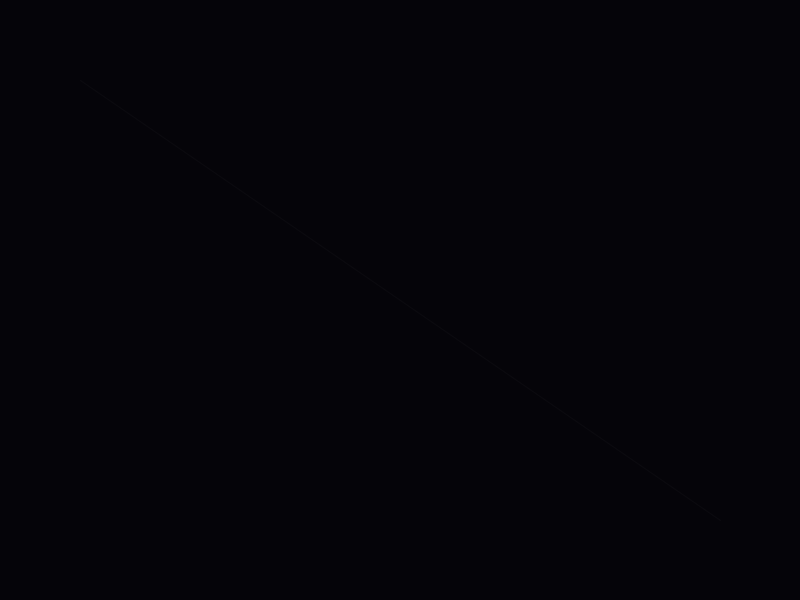
Frame 1 (no input)
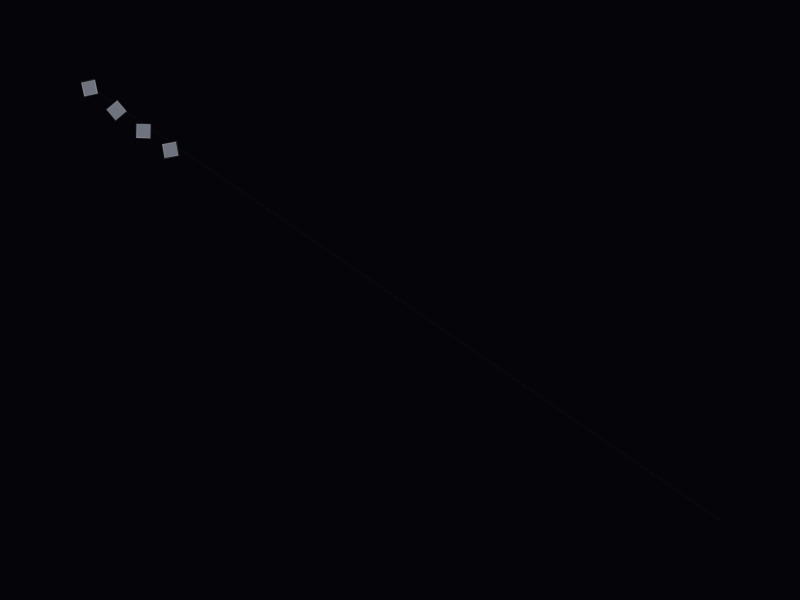
Frame 60 (the mouse pressed at the canvas centre just before this capture)
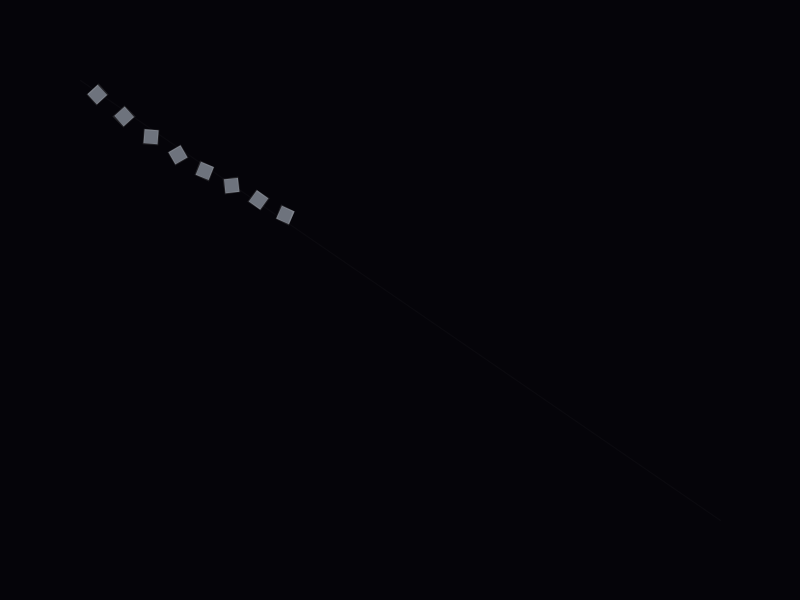
Frame 120 (the mouse held since frame 60 and released just before this capture)

The Processing sketch that drew these frames (run headless with seeded random() and noise(); from frame 60 on, the mouse is pressed at the canvas centre):

// Processing sketch: Identidad
// ── Identidad.pde
/*
 * OBRA DE ARTE GENERATIVO: "La Ruptura de la Línea" (Versión Processing Pura - Corregida)
 * - 1er Click: Detiene la fila en el centro.
 * - Movimiento rápido del mouse sobre el cuadrado central (Shake): Activa colores pastel aleatorios.
 * - 2do Click: Define la trayectoria OPUESTA. Los cuadrados rebeldes se disparan con gradientes.
 * - Reinicio automático tras 9 segundos.
 */

ArrayList<Square> squares;
float flowSpeed = 0.003f;
int spawnRate = 14; 

// Puntos de control vectoriales
PVector startPoint;
PVector endPoint;
PVector breakPoint;
PVector targetPoint;
PVector newEndPoint;

// Estados del sistema: 
// 0: Conformidad, 1: Congelado/Esperando agitación, 2: Cargado/Esperando dirección, 3: Disparo opuesto, 4: Retorno
int appState = 0; 
int activeColor;
boolean spawnColored = false;
Square selectedSquare = null;
float breakT = 0.0f;

// Factores físicos de transición
float stopFactor = 0.0f;
float pathMorphFactor = 0.0f;
float colorResetFactor = 1.0f;

// Temporizadores y agitación
int timerStart = 0;
int timerDuration = 9000; // Duración aumentada a 9 segundos para mayor apreciación
float shakeProgress = 0;
float shakeTarget = 150;

// Partículas decorativas de impacto
ArrayList<Particle> particles;

// Colores pastel
int[] pastelColors;

void setup() {
  size(800, 600);
  smooth(8);
  rectMode(CENTER);
  
  squares = new ArrayList<Square>();
  particles = new ArrayList<Particle>();
  
  startPoint = new PVector(80, 80);
  endPoint = new PVector(width - 80, height - 80);
  breakPoint = new PVector(width / 2, height / 2);
  targetPoint = new PVector(0, 0);
  newEndPoint = new PVector(0, 0);
  
  activeColor = color(110, 115, 125);
  
  // Inicializar paleta pastel
  pastelColors = new int[] {
    color(255, 183, 178), color(255, 218, 193), color(226, 240, 203), 
    color(191, 252, 198), color(199, 206, 234), color(255, 154, 162), 
    color(232, 197, 229), color(175, 228, 222), color(252, 225, 212)
  };
}

void draw() {
  // Fondo sólido (Elimina por completo la acumulación de luz y las estelas de barrido)
  background(5, 4, 9);

  // Generación constante de figuras
  if (frameCount % spawnRate == 0) {
    squares.add(new Square());
  }

  // Dibujar sutil línea de flujo de fondo
  stroke(255, 255, 255, 6);
  strokeWeight(1);
  line(startPoint.x, startPoint.y, endPoint.x, endPoint.y);

  // Detección de agitación del mouse en el centro (Estados 1 y 2)
  if (appState == 1) {
    float d = dist(mouseX, mouseY, breakPoint.x, breakPoint.y);
    if (d < 50) {
      float speed = dist(mouseX, mouseY, pmouseX, pmouseY);
      if (speed > 10) {
        shakeProgress += speed * 0.15f;
        
        // Chispas de agitación cinética
        if (frameCount % 3 == 0) {
          activeColor = pastelColors[int(random(pastelColors.length))];
          createExplosion(breakPoint.x, breakPoint.y, activeColor, 2);
        }
        
        if (shakeProgress >= shakeTarget) {
          createExplosion(breakPoint.x, breakPoint.y, activeColor, 35);
          appState = 2; // Cargado y listo
        }
      }
    }
  }

  // Dibujar vector de trayectoria si está disparando (Estado 3)
  if (appState == 3) {
    stroke(activeColor, 30);
    strokeWeight(1);
    line(startPoint.x, startPoint.y, breakPoint.x, breakPoint.y);
    line(breakPoint.x, breakPoint.y, newEndPoint.x, newEndPoint.y);
  }

  // Actualizar y dibujar cuadrados
  for (int i = squares.size() - 1; i >= 0; i--) {
    Square s = squares.get(i);
    s.update();
    s.display();
    
    // Detección física de límites de pantalla para evitar el retorno forzado/snap back de figuras lejanas
    boolean outOfBounds = (s.pos.x < -50 || s.pos.x > width + 50 || s.pos.y < -50 || s.pos.y > height + 50);

    if (s.t >= 1.0f || outOfBounds) {
      squares.remove(i);
    }
  }

  // Actualizar y dIbujar chispas/partículas
  for (int i = particles.size() - 1; i >= 0; i--) {
    Particle p = particles.get(i);
    p.update();
    p.display();
    if (p.alpha <= 0) {
      particles.remove(i);
    }
  }

  handleTransitions();
}

void handleTransitions() {
  if (appState == 1 || appState == 2) {
    stopFactor = lerp(stopFactor, 1.0f, 0.05f);
  }

  if (appState == 3) {
    pathMorphFactor = lerp(pathMorphFactor, 1.0f, 0.06f);
    
    // Temporizador de reinicio
    if (millis() - timerStart >= timerDuration) {
      appState = 4; // Retorno
      spawnColored = false;
    }
  } 
  else if (appState == 4) {
    pathMorphFactor = lerp(pathMorphFactor, 0.0f, 0.03f);
    stopFactor = lerp(stopFactor, 0.0f, 0.03f);
    colorResetFactor = lerp(colorResetFactor, 0.0f, 0.02f);

    if (pathMorphFactor < 0.01f && stopFactor < 0.01f && colorResetFactor < 0.01f) {
      resetSystem();
    }
  }
}

void mousePressed() {
  if (appState == 0) {
    if (squares.size() == 0) return;

    // Buscar el cuadrado más cercano al click
    float minDist = 999999;
    int closestIndex = -1;

    for (int i = 0; i < squares.size(); i++) {
      float d = dist(mouseX, mouseY, squares.get(i).pos.x, squares.get(i).pos.y);
      if (d < minDist && d < 45) {
        minDist = d;
        closestIndex = i;
      }
    }

    if (closestIndex != -1) {
      selectedSquare = squares.get(closestIndex);
      breakT = selectedSquare.t;
      activeColor = color(161, 161, 170); // Gris neutro antes de agitar

      // Detener y marcar la fila posterior
      for (int i = 0; i < squares.size(); i++) {
        if (squares.get(i).t <= breakT) {
          squares.get(i).isColored = true;
          squares.get(i).isFollower = true;
        }
      }

      spawnColored = true;
      appState = 1;
      stopFactor = 0.0f;
    }
  } 
  else if (appState == 2) {
    // Definir dirección contraria (Fuerza Opuesta)
    targetPoint.set(mouseX, mouseY);

    PVector dir = PVector.sub(targetPoint, breakPoint);
    dir.normalize();
    
    // INVERTIR VECTOR: Dirección totalmente opuesta
    dir.mult(-1.0f);

    float originalLength = startPoint.dist(endPoint);
    float remainingLength = originalLength * (1.0f - breakT);

    newEndPoint = PVector.add(breakPoint, PVector.mult(dir, remainingLength * 1.5f));

    createExplosion(breakPoint.x, breakPoint.y, activeColor, 40);

    appState = 3;
    timerStart = millis();
  }
}

void createExplosion(float x, float y, int c, int count) {
  for (int i = 0; i < count; i++) {
    particles.add(new Particle(x, y, c));
  }
}

void resetSystem() {
  squares.clear();
  particles.clear();
  appState = 0;
  spawnColored = false;
  stopFactor = 0.0f;
  pathMorphFactor = 0.0f;
  colorResetFactor = 1.0f;
  shakeProgress = 0;
  selectedSquare = null;
  activeColor = color(110, 115, 125);
}

// ==========================================
// CLASES COMPLEMENTARIAS
// ==========================================

class Square {
  float t;
  PVector pos;
  int baseColor;
  boolean isColored;
  boolean isFollower;
  float angle;
  float pulse;
  float size;

  Square() {
    this.t = 0.0f;
    this.pos = new PVector();
    this.baseColor = color(110, 115, 125);
    this.isColored = spawnColored;
    this.isFollower = false;
    this.angle = random(TWO_PI);
    this.pulse = random(TWO_PI);
    this.size = 14;

    if (this.isColored) {
      // 60% de probabilidad de ser rebelde y seguir el nuevo camino opuesto
      this.isFollower = random(1.0f) > 0.4f; 
    }
  }

  void update() {
    angle += 0.01f;
    pulse += 0.05f;

    // Los cuadrados solo se detienen en los estados de congelación y carga (1 y 2).
    // Al pasar al estado de disparo (3), avanzan libremente de nuevo.
    if (isColored && (appState == 1 || appState == 2)) {
      t += flowSpeed * (1.0f - stopFactor);
    } else {
      t += flowSpeed;
    }

    PVector posOrig = getOriginalPath(t);

    PVector posFrozen = new PVector();
    if (t < breakT) {
      float norm = breakT > 0 ? (t / breakT) : 0;
      posFrozen.set(
        lerp(startPoint.x, breakPoint.x, norm),
        lerp(startPoint.y, breakPoint.y, norm)
      );
      posFrozen.y += sin(t * TWO_PI * 2) * 8;
    } else {
      posFrozen.set(breakPoint.x, breakPoint.y);
    }

    PVector posAlt = getBrokenPath(t);

    PVector finalBase = new PVector();
    if (isColored) {
      finalBase.x = lerp(posOrig.x, posFrozen.x, stopFactor);
      finalBase.y = lerp(posOrig.y, posFrozen.y, stopFactor);
    } else {
      finalBase.set(posOrig.x, posOrig.y);
    }

    if (isFollower) {
      pos.x = lerp(finalBase.x, posAlt.x, pathMorphFactor);
      pos.y = lerp(finalBase.y, posAlt.y, pathMorphFactor);
    } else {
      pos.x = lerp(finalBase.x, posOrig.x, pathMorphFactor);
      pos.y = lerp(finalBase.y, posOrig.y, pathMorphFactor);
    }
  }

  void display() {
    int finalColor = baseColor;
    boolean hasGradient = false;
    
    if (isColored && isFollower) {
      hasGradient = true;
      if (appState == 4) {
        finalColor = lerpColor(baseColor, activeColor, colorResetFactor);
      } else {
        finalColor = activeColor;
      }
    }

    pushMatrix();
    translate(pos.x, pos.y);
    rotate(angle);

    if (hasGradient) {
      // Dibujar gradiente lineal interno de forma limpia y fluida
      noStroke();
      int cStart = finalColor;
      int cEnd = lerpColor(finalColor, color(255, 255, 255), 0.45f); // Brillo pastel progresivo
      
      for (int j = 0; j < size; j++) {
        float inter = (float) j / size;
        int col = lerpColor(cStart, cEnd, inter);
        stroke(col);
        line(-size/2, -size/2 + j, size/2, -size/2 + j);
      }
      
      // Contorno sutil del cuadrado para dar definición
      stroke(255, 45);
      strokeWeight(1.0f);
      noFill();
      rect(0, 0, size, size);
    } else {
      // Cuadrado base plano para mantener la estética uniforme
      fill(finalColor);
      stroke(255, 30);
      strokeWeight(1.5f);
      rect(0, 0, size, size);
    }
    
    popMatrix();
  }

  PVector getOriginalPath(float val) {
    float x = lerp(startPoint.x, endPoint.x, val);
    float y = lerp(startPoint.y, endPoint.y, val);
    y += sin(val * TWO_PI * 2) * 8;
    return new PVector(x, y);
  }

  PVector getBrokenPath(float val) {
    if (val < breakT) {
      float norm = breakT > 0 ? (val / breakT) : 0;
      float x = lerp(startPoint.x, breakPoint.x, norm);
      float y = lerp(startPoint.y, breakPoint.y, norm);
      y += sin(val * TWO_PI * 2) * 8;
      return new PVector(x, y);
    } else {
      float norm = map(val, breakT, 1.0f, 0.0f, 1.0f);
      float x = lerp(breakPoint.x, newEndPoint.x, norm);
      float y = lerp(breakPoint.y, newEndPoint.y, norm);
      y += sin(val * TWO_PI * 2) * 8;
      return new PVector(x, y);
    }
  }
}

class Particle {
  float x, y;
  float vx, vy;
  float size;
  float alpha;
  int colorVal;
  float decay;

  Particle(float nx, float ny, int c) {
    x = nx;
    y = ny;
    vx = random(-4, 4);
    vy = random(-4, 4);
    size = random(2, 6);
    alpha = 255;
    colorVal = c;
    decay = random(3, 8);
  }

  void update() {
    x += vx;
    y += vy;
    alpha -= decay;
  }

  void display() {
    noStroke();
    fill(colorVal, alpha);
    ellipse(x, y, size, size);
  }
}
